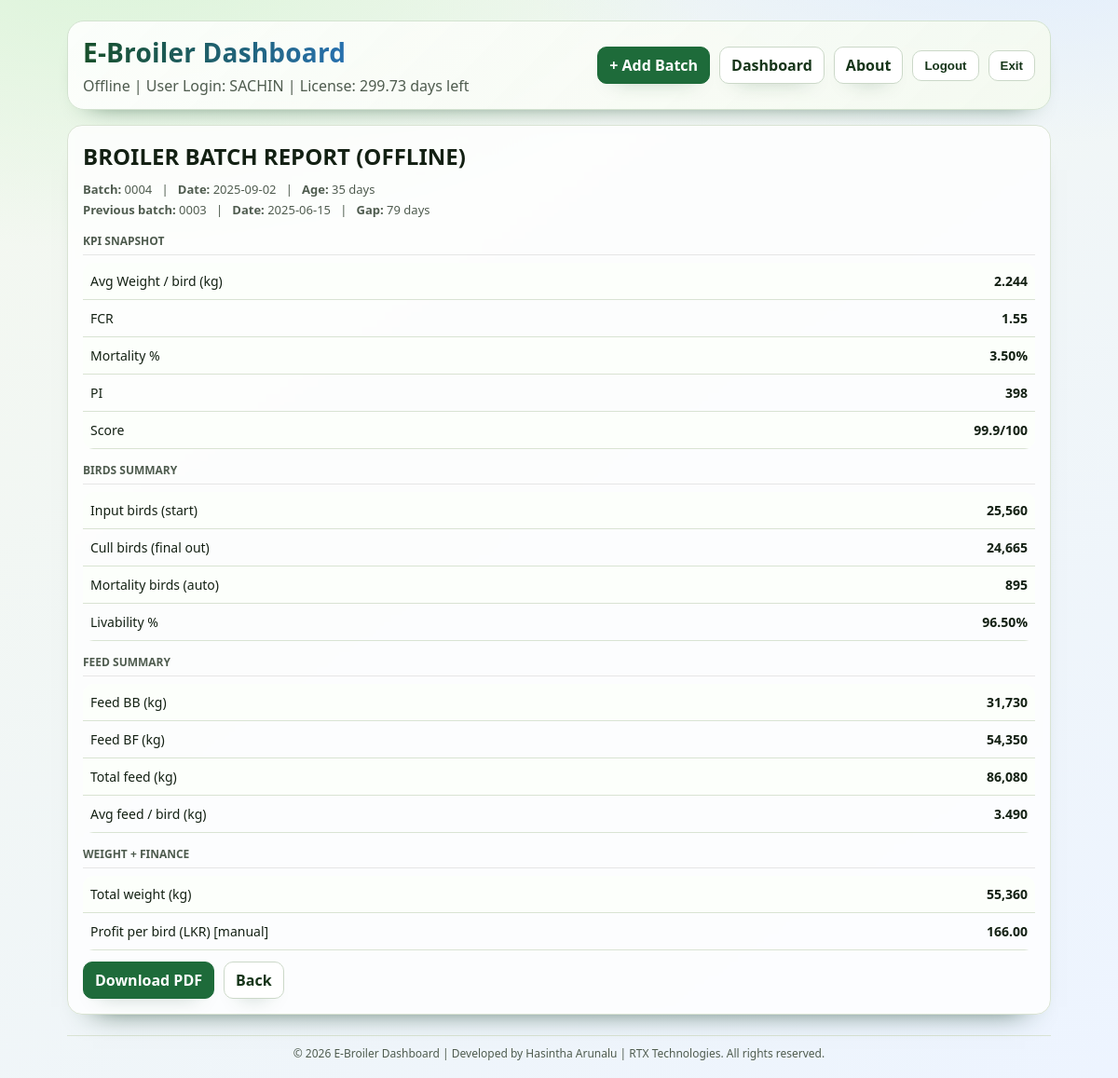
The app's page /batch/4 (signed in) with its own data.
### tables this page shows
CREATE TABLE users (
            username TEXT PRIMARY KEY,
            password TEXT NOT NULL,
            role TEXT NOT NULL,
            role_label TEXT NOT NULL,
            license_expires_at INTEGER,
            created_by TEXT,
            created_at TEXT NOT NULL,
            updated_by TEXT,
            updated_at TEXT
        );

CREATE TABLE batches (
            id INTEGER PRIMARY KEY AUTOINCREMENT,
            batch_no TEXT NOT NULL,
            out_date TEXT NOT NULL,

            input_birds INTEGER NOT NULL,
            cull_birds INTEGER NOT NULL,

            feed_bb_kg REAL NOT NULL,
            feed_bf_kg REAL NOT NULL,

            total_weight_kg REAL NOT NULL,

            total_cost_lkr REAL,
            price_per_kg_lkr REAL,

            profit_per_bird_lkr REAL
        , created_by TEXT, created_at TEXT, updated_by TEXT, updated_at TEXT);

### app.py (the view)
@app.route("/batch/<int:batch_id>")
@login_required
def view_batch(batch_id: int):
    r = get_batch(batch_id)
    k = compute_kpi(r)
    prev = get_previous_batch(r)
    days_since_prev = None
    if prev:
        curr_d = parse_date(r["out_date"])
        prev_d = parse_date(prev["out_date"])
        if curr_d and prev_d:
            days_since_prev = (curr_d - prev_d).days
    return render_template("batch.html", title=APP_TITLE, r=r, k=k, prev=prev, days_since_prev=days_since_prev)

### app.py (called while the page is built)
def now_ts() -> int:
    return int(datetime.now().timestamp())

def seconds_to_days(seconds: Optional[int]) -> Optional[float]:
    if seconds is None:
        return None
    return round(max(int(seconds), 0) / SECONDS_PER_DAY, 2)

def get_db_user(username: str) -> Optional[sqlite3.Row]:
    with db() as conn:
        return conn.execute(
            "SELECT * FROM users WHERE username=?;",
            (username.upper(),),
        ).fetchone()

def is_license_expired(user_row: sqlite3.Row) -> bool:
    if user_row["role"] == "master":
        return False
    exp = user_row["license_expires_at"]
    return exp is not None and int(exp) <= now_ts()

def get_current_user() -> Optional[Dict[str, Any]]:
    username = session.get("username")
    if not username:
        return None
    user = get_db_user(username)
    if not user:
        session.clear()
        return None
    if is_license_expired(user):
        session.clear()
        session["login_error"] = "Your license has expired. Contact the master account."
        return None
    exp = user["license_expires_at"]
    remaining = (int(exp) - now_ts()) if exp is not None else None
    return {
        "username": user["username"],
        "role": user["role"],
        "role_label": user["role_label"],
        "license_expires_at": exp,
        "license_remaining_days": seconds_to_days(remaining),
    }

def login_required(fn):
    @wraps(fn)
    def wrapped(*args, **kwargs):
        if not get_current_user():
            return redirect(url_for("login"))
        return fn(*args, **kwargs)
    return wrapped

@app.context_processor
def inject_auth_context() -> Dict[str, Any]:
    user = get_current_user()
    return {
        "current_user": user,
        "can_edit": bool(user and user["role"] == "master"),
        "can_manage_users": bool(user and user["role"] == "master"),
    }

def db() -> sqlite3.Connection:
    conn = sqlite3.connect(DB_FILE)
    conn.row_factory = sqlite3.Row
    return conn

def safe_div(a: float, b: float) -> float:
    return (a / b) if b else 0.0

def get_batch(batch_id: int) -> sqlite3.Row:
    with db() as conn:
        r = conn.execute("SELECT * FROM batches WHERE id=?;", (batch_id,)).fetchone()
    if not r:
        abort(404)
    return r

def parse_date(value: str) -> Optional[date]:
    try:
        return datetime.strptime(value, "%Y-%m-%d").date()
    except Exception:
        return None

### templates/batch.html (shortened to what this page needs)
{% extends "base.html" %}
{% block content %}
<div class="card">
  <h2 style="margin:0 0 10px 0;">BROILER BATCH REPORT (OFFLINE)</h2>
  <div class="small">
    <b>Batch:</b> {{ r.batch_no }} &nbsp; | &nbsp;
    <b>Date:</b> {{ r.out_date }} &nbsp; | &nbsp;
    <b>Age:</b> 35 days
  </div>
  <div class="small" style="margin-top:4px;">
    <b>Previous batch:</b>
    {% if prev %}
      {{ prev.batch_no }} &nbsp; | &nbsp; <b>Date:</b> {{ prev.out_date }}
      {% if days_since_prev is not none %} &nbsp; | &nbsp; <b>Gap:</b> {{ days_since_prev }} days{% endif %}
    {% else %}
      -
    {% endif %}
  </div>
  <div style="margin-top:16px;">
    <div class="k">KPI Snapshot</div>
    <div style="border-top:1px solid #e6e6e6; margin:6px 0 8px 0;"></div>
    <table>
      <tbody>
        <tr><td>Avg Weight / bird (kg)</td><td style="text-align:right; font-weight:700;">{{ "%.3f"|format(k.avg_weight_per_bird_kg) }}</td></tr>
        <tr><td>FCR</td><td style="text-align:right; font-weight:700;">{{ "%.2f"|format(k.fcr) }}</td></tr>
        <tr><td>Mortality %</td><td style="text-align:right; font-weight:700;">{{ "%.2f"|format(k.mortality_pct*100) }}%</td></tr>
        <tr><td>PI</td><td style="text-align:right; font-weight:700;">{{ "%.0f"|format(k.pi) }}</td></tr>
        <tr><td>Score</td><td style="text-align:right; font-weight:700;">{{ "%.1f"|format(k.score) }}/100</td></tr>
      </tbody>
    </table>
  </div>
  <div style="margin-top:14px;">
    <div class="k">Birds Summary</div>
    <div style="border-top:1px solid #e6e6e6; margin:6px 0 8px 0;"></div>
    <table>
      <tbody>
        <tr><td>Input birds (start)</td><td style="text-align:right; font-weight:700;">{{ "{:,}".format(r.input_birds) }}</td></tr>
        <tr><td>Cull birds (final out)</td><td style="text-align:right; font-weight:700;">{{ "{:,}".format(r.cull_birds) }}</td></tr>
        <tr><td>Mortality birds (auto)</td><td style="text-align:right; font-weight:700;">{{ "{:,}".format(k.mortality_birds) }}</td></tr>
        <tr><td>Livability %</td><td style="text-align:right; font-weight:700;">{{ "%.2f"|format(k.livability_pct) }}%</td></tr>
      </tbody>
    </table>
  </div>
  <div style="margin-top:14px;">
    <div class="k">Feed Summary</div>
    <div style="border-top:1px solid #e6e6e6; margin:6px 0 8px 0;"></div>
    <table>
      <tbody>
        <tr><td>Feed BB (kg)</td><td style="text-align:right; font-weight:700;">{{ "{:,.0f}".format(r.feed_bb_kg) }}</td></tr>
        <tr><td>Feed BF (kg)</td><td style="text-align:right; font-weight:700;">{{ "{:,.0f}".format(r.feed_bf_kg) }}</td></tr>
        <tr><td>Total feed (kg)</td><td style="text-align:right; font-weight:700;">{{ "{:,.0f}".format(k.total_feed_kg) }}</td></tr>
        <tr><td>Avg feed / bird (kg)</td><td style="text-align:right; font-weight:700;">{{ "%.3f"|format(k.avg_feed_per_bird_kg) }}</td></tr>
      </tbody>
    </table>
  </div>
  <div style="margin-top:14px;">
    <div class="k">Weight + Finance</div>
    <div style="border-top:1px solid #e6e6e6; margin:6px 0 8px 0;"></div>
    <table>
      <tbody>
        <tr><td>Total weight (kg)</td><td style="text-align:right; font-weight:700;">{{ "{:,.0f}".format(r.total_weight_kg) }}</td></tr>
        <tr>
          <td>Profit per bird (LKR) [manual]</td>
          <td style="text-align:right; font-weight:700;">
            {% if k.profit_per_bird_lkr is not none %}
              {{ "%.2f"|format(k.profit_per_bird_lkr) }}
            {% else %}
              -
            {% endif %}
          </td>
        </tr>
      </tbody>
    </table>
  </div>
  <div style="margin-top:12px; display:flex; gap:10px;">
    <a class="btn" href="{{ url_for('batch_pdf', batch_id=r.id) }}">Download PDF</a>
    <a class="btn ghost" href="{{ url_for('dashboard') }}">Back</a>
  </div>
</div>
{% endblock %}

### templates/base.html (shortened to what this page needs)
<!doctype html>
<html lang="en">
<head>
</head>
<body>
  <div class="wrap">
    <div class="topbar">
      <div>
        <div class="title">{{ title }}</div>
        <div class="sub">
          Offline
          {% if current_user %}
            | {{ current_user.role_label }}: {{ current_user.username }}
            {% if current_user.role != "master" and current_user.license_remaining_days is not none %}
              | License: {{ current_user.license_remaining_days }} days left
            {% endif %}
          {% endif %}
        </div>
      </div>
      <div class="actions">
        {% if current_user %}
        <a class="btn" href="{{ url_for('new_batch') }}">+ Add Batch</a>
        <a class="btn ghost" href="{{ url_for('dashboard') }}">Dashboard</a>
        <a class="btn ghost" href="{{ url_for('about') }}">About</a>
        <form class="inline" method="post" action="{{ url_for('logout') }}">
          <button class="btn ghost" type="submit">Logout</button>
        </form>
        {% else %}
        <a class="btn" href="{{ url_for('login') }}">Login</a>
        {% endif %}
        <button class="btn ghost" type="button" id="exit-app">Exit</button>
      </div>
    </div>
    {% block content %}{% endblock %}
  </div>
  <div style="max-width:1100px; margin:0 auto; padding:0 22px 18px 22px;">
    <div class="muted" style="border-top:1px solid var(--line); padding-top:10px; font-size:12px; text-align:center;">
      © 2026 E-Broiler Dashboard | Developed by Hasintha Arunalu | RTX Technologies. All rights reserved.
    </div>
  </div>
</body>
</html>

### templates/base.html (style rules this page uses)
:root { --bg:#f4f8ef; --bg2:#edf4ff; --card:#ffffffcc; --line:#d9e3d3; --muted:#4f5c4f; --brand:#1e6b3a; --brandDark:#154d2a; --btn:#1e6b3a; --btnText:#fff; --pill:#eef5ea; --accent:#2f80ed; --accentSoft:#d9e9ff; --bb:#dff7df; --bf:#7a2e2e; }
* { box-sizing:border-box; }
body { margin:0; font-family: "Trebuchet MS", "Segoe UI", "Candara", sans-serif; background: radial-gradient(1000px 500px at 10% -5%, #dbf4d9 0%, transparent 65%), radial-gradient(1000px 450px at 92% -10%, #deebff 0%, transparent 60%), linear-gradient(145deg, var(--bg), var(--bg2)); background-attachment: fixed; color:#132013; }
.wrap { max-width:1100px; margin:0 auto; padding:22px; }
.topbar { display:flex; gap:12px; align-items:center; justify-content:space-between; padding:14px 16px; border:1px solid #d2e2cf; border-radius:18px; background:linear-gradient(135deg, #ffffffd9, #f4faefeb); box-shadow:0 14px 28px -24px #0c3f1f; backdrop-filter: blur(4px); }
.title { font-size:28px; font-weight:900; letter-spacing:.2px; background: linear-gradient(90deg, #174f2a, #2f80ed); -webkit-background-clip:text; background-clip:text; color:transparent; }
.sub { color:var(--muted); margin-top:6px; }
.actions { display:flex; gap:10px; align-items:center; }
.inline { margin:0; display:inline; }
.btn { border:1px solid var(--brand); background:var(--btn); color:var(--btnText); padding:8px 12px; border-radius:10px; text-decoration:none; font-weight:700; display:inline-block; transition:transform .18s ease, box-shadow .18s ease, background .2s ease, color .2s ease; box-shadow:0 10px 22px -18px #0d421f; }
.btn.ghost { background:#fff; color:#163519; border-color:#cbd8c8; }
.card { border:1px solid var(--line); border-radius:16px; background:var(--card); padding:16px; margin-top:16px; box-shadow:0 20px 30px -28px #163f2a; backdrop-filter: blur(3px); transition:transform .22s ease, box-shadow .22s ease; }
.k { color:var(--muted); font-size:12px; font-weight:700; text-transform:uppercase; }
.small { color:var(--muted); font-size:13px; margin-top:6px; }
table { width:100%; border-collapse:separate; border-spacing:0; overflow:hidden; border-radius:12px; }
th, td { border-bottom:1px solid var(--line); padding:10px 8px; text-align:left; font-size:14px; }
tbody tr:nth-child(odd) { background:#fcfffb; }
a { color:#0b57d0; text-decoration:none; }
.muted { color:var(--muted); }
.reveal { opacity:0; transform:translateY(18px); transition:opacity .55s ease, transform .55s ease; }
.reveal.in { opacity:1; transform:translateY(0); }

### records on screen
users: role_label "User Login", username "SACHIN"
batches: batch_no "0004", out_date "2025-09-02", input_birds "25,560", cull_birds "24,665", feed_bb_kg "31,730", feed_bf_kg "54,350", total_weight_kg "55,360", profit_per_bird_lkr "166.00"
batches: batch_no "0003", out_date "2025-06-15"

### other values on screen
{{ current_user.license_remaining_days }} "299.73"
{{ days_since_prev }} "79"
{{ "%.3f"|format(k.avg_weight_per_bird_kg) }} "2.244"
{{ "%.2f"|format(k.fcr) }} "1.55"
{{ "%.2f"|format(k.mortality_pct*100) }} "3.50"
{{ "%.0f"|format(k.pi) }} "398"
{{ "%.1f"|format(k.score) }} "99.9"
{{ "{:,}".format(k.mortality_birds) }} "895"
{{ "%.2f"|format(k.livability_pct) }} "96.50"
{{ "{:,.0f}".format(k.total_feed_kg) }} "86,080"
{{ "%.3f"|format(k.avg_feed_per_bird_kg) }} "3.490"
